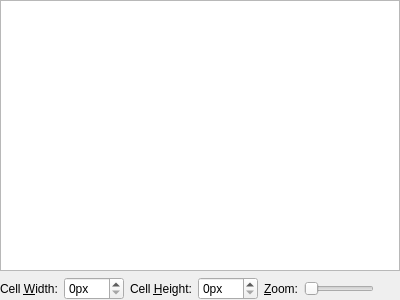
<?xml version="1.0" encoding="UTF-8"?>
<ui version="4.0">
 <class>GammaRay::StyleElementStateTablePage</class>
 <widget class="QWidget" name="GammaRay::StyleElementStateTablePage">
  <property name="geometry">
   <rect>
    <x>0</x>
    <y>0</y>
    <width>400</width>
    <height>300</height>
   </rect>
  </property>
  <layout class="QVBoxLayout" name="verticalLayout">
   <property name="margin">
    <number>0</number>
   </property>
   <item>
    <widget class="QTableView" name="tableView">
     <property name="selectionMode">
      <enum>QAbstractItemView::NoSelection</enum>
     </property>
     <property name="showGrid">
      <bool>false</bool>
     </property>
    </widget>
   </item>
   <item>
    <layout class="QHBoxLayout" name="horizontalLayout">
     <item>
      <widget class="QLabel" name="label">
       <property name="text">
        <string>Cell &amp;Width:</string>
       </property>
       <property name="buddy">
        <cstring>widthBox</cstring>
       </property>
      </widget>
     </item>
     <item>
      <widget class="QSpinBox" name="widthBox">
       <property name="suffix">
        <string>px</string>
       </property>
       <property name="maximum">
        <number>999</number>
       </property>
      </widget>
     </item>
     <item>
      <widget class="QLabel" name="label_2">
       <property name="text">
        <string>Cell &amp;Height:</string>
       </property>
       <property name="buddy">
        <cstring>heightBox</cstring>
       </property>
      </widget>
     </item>
     <item>
      <widget class="QSpinBox" name="heightBox">
       <property name="suffix">
        <string>px</string>
       </property>
       <property name="maximum">
        <number>999</number>
       </property>
      </widget>
     </item>
     <item>
      <widget class="QLabel" name="label_3">
       <property name="text">
        <string>&amp;Zoom:</string>
       </property>
       <property name="buddy">
        <cstring>zoomSlider</cstring>
       </property>
      </widget>
     </item>
     <item>
      <widget class="QSlider" name="zoomSlider">
       <property name="minimum">
        <number>1</number>
       </property>
       <property name="maximum">
        <number>8</number>
       </property>
       <property name="pageStep">
        <number>1</number>
       </property>
       <property name="orientation">
        <enum>Qt::Horizontal</enum>
       </property>
      </widget>
     </item>
     <item>
      <spacer name="horizontalSpacer">
       <property name="orientation">
        <enum>Qt::Horizontal</enum>
       </property>
       <property name="sizeHint" stdset="0">
        <size>
         <width>40</width>
         <height>20</height>
        </size>
       </property>
      </spacer>
     </item>
    </layout>
   </item>
  </layout>
 </widget>
 <resources/>
 <connections/>
</ui>
